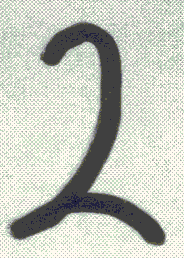
%> input picture img/Template_2.bmp, 184 x 258 px
$ octave --eval "result = findTemplateFD(imread('../img/Template_2.bmp'));"   (GNU Octave 9; MATLAB toolbox functions it lacks are replaced by stand-ins)
%> lines starting %> are read from the running program, lines starting %| are printed output that depends on the picture; in (x1, y1, x2, y2) boxes, pixels count from 0 and x2, y2 are one past the last pixel; in counts of white or black regions, pixels touching at a corner belong together; the program's own positions count from 1
### src/filterBoundariesByDiagLength.m
function B_chars = filterBoundariesByDiagLength(B_raw, min_diag, max_diag)
%filterBoundariesByDiagLength Returns B_chars, subset of array B_raw with diagonal within min_diag and max_diag
%   Detailed explanation goes here
B_chars = {};
for i = 1:length(B_raw)
    bounding_pts = B_raw{i};
    if size(bounding_pts,1) >= 4     % need at least 4 pixels to form a boundary around 1 pixel
        x = bounding_pts(:,1);
        y = bounding_pts(:,2);
        diag = sqrt((max(x) - min(x))^2 + (max(y) - min(y))^2);
        if diag > min_diag && diag < max_diag
            B_chars{end+1, 1} = bounding_pts;
        end
    end
end
end

### src/frdescp.m
function z = frdescp(s)
%FRDESCP Computes Fourier descriptors.
%   Z = FRDESCP(S) computes the Fourier descriptors of S, which is an
%   np-by-2 sequence of image coordinates describing a boundary.
%
%   Due to symmetry considerations when working with inverse Fourier
%   descriptors based on fewer than np terms, the number of points in
%   S when computing the descriptors must be even.  If the number of
%   points is odd, FRDESCP duplicates the end point and adds it at
%   the end of the sequence. If a different treatment is desired, the
%   sequence must be processed externally so that it has an even
%   number of points.
%
%   See function IFRDESCP for computing the inverse descriptors.

%   Copyright 2002-2004 R. C. Gonzalez, R. E. Woods, & S. L. Eddins
%   Digital Image Processing Using MATLAB, Prentice-Hall, 2004
%   $Revision: 1.4 $  $Date: 2003/10/26 23:13:28 $

% Preliminaries
[np, nc] = size(s);
if nc ~= 2
   error('S must be of size np-by-2.');
end
if np/2 ~= round(np/2);
   s(end + 1, :) = s(end, :);
   np = np + 1;
end

% Create an alternating sequence of 1s and -1s for use in centering
% the transform.
x = 0:(np - 1);
m = ((-1) .^ x)';

% Multiply the input sequence by alternating 1s and -1s to
% center the transform.
s(:, 1) = m .* s(:, 1);
s(:, 2) = m .* s(:, 2);
% Convert coordinates to complex numbers.
s = s(:, 1) + i*s(:, 2);
% Compute the descriptors.
z = fft(s);

### src/findTemplateFD.m
function z = findTemplateFD(img)
%FINDTEMPLATEFD Returns z, the Fourier Coefficients of the template in img

%transform to gray image
if ndims(img) == 3
    img=rgb2gray(img);
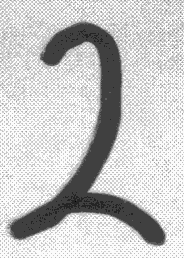
%> img: size 258x184 uint8; min 0, max 255, mean 197.5
end

[rows cols]=size(img);
%> rows = 258; cols = 184
%transform gray image to binary image (bwImg).
%As input image is RGB, resulting binary image may look a little different from
%original RGB image.
bwImg=im2bw(img,graythresh(img));
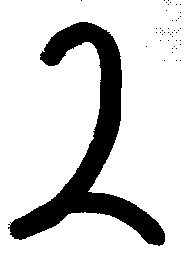
%> bwImg: size 258x184 logical; 81.9% white; 44 black regions (43 under 20 px), largest, box (x1, y1, x2, y2) and area: (8, 22, 165, 246) 8569

imageDiagonal = uint16(sqrt(rows^2 + cols^2));
%> imageDiagonal = 317
Bd=bwboundaries(bwImg,8,'holes');
%> Bd = 44 boundaries; largest, box (x1, y1, x2, y2) and points: (0, 0, 184, 258) 881, (8, 22, 165, 246) 773, (8, 224, 10, 225) 3, (10, 222, 11, 223) 2, (146, 46, 147, 47) 2
Bd_chars = filterBoundariesByDiagLength(Bd, 30, imageDiagonal- 30);
%> the loop in filterBoundariesByDiagLength, `for i = 1:length(B_raw)` made 44 passes
%> diag on passes 1, 3: 315.5, 272.1
%> bounding_pts on passes 2, 4, 5, 6, 7, 8: [225 9; 225 10; 225 9], [223 11; 223 11], [47 147; 47 147], [29 157; 29 157], [33 157; 33 157], [29 161; 29 161]
%> after the loop in filterBoundariesByDiagLength, `for i = 1:length(B_raw)`: B_chars = 1 item; x = 773 values, max 246 at index 611, min 23 at index 322, mean 144.2; y = 773 values, max 165 at index 597, min 9 at index 1, mean 90.96
%> Bd_chars = 1 item

BdPoints=Bd_chars{1};
%> BdPoints = 773 rows, first 12: [228 9; 228 10; 227 11; 226 11; 225 12; 224 12; 223 13; 222 14; 221 15; 220 16; 220 17; 220 18]
X=BdPoints(:,1);
%> X has the same summary as x in filterBoundariesByDiagLength
Y=BdPoints(:,2);
%> Y has the same summary as y in filterBoundariesByDiagLength
noPts=length(X);
%> noPts = 773

%discrete fourier transform
%s->original edge points,must be of size n-by-2.
%z->complex numbers, coefficients of fourier transform.
s=[X Y];
%> s has the same summary as BdPoints
z=frdescp(s);
%> in frdescp, `[np, nc] = size(s);`: nc = 2
%> in frdescp, `np = np + 1;`: np = 774
%> in frdescp, `x = 0:(np - 1);`: x = 774 values from 0 to 773
%> in frdescp, `m = ((-1) .^ x)';`: m = 774 values, max 1 at index 1, min -1 at index 2, mean 0
end

$ run again, on img/Template_C.bmp
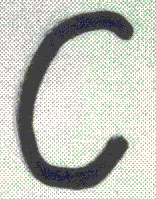
%> input picture img/Template_C.bmp, 156 x 199 px
%> in findTemplateFD, `img=rgb2gray(img);`:
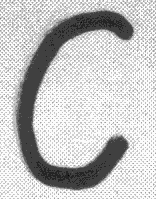
%> img: size 199x156 uint8; min 0, max 255, mean 193.9
%> in findTemplateFD, `bwImg=im2bw(img,graythresh(img));`:
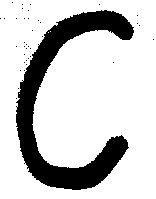
%> bwImg: size 199x156 logical; 79.5% white; 38 black regions (37 under 20 px), largest, box (x1, y1, x2, y2) and area: (16, 10, 134, 190) 6338
%> Bd = 45 boundaries; largest, box (x1, y1, x2, y2) and points: (0, 0, 156, 199) 707, (16, 10, 134, 190) 664, (19, 93, 20, 94) 2, (48, 32, 49, 33) 2, (50, 31, 51, 32) 2
%> the loop in filterBoundariesByDiagLength, `for i = 1:length(B_raw)` made 45 passes
%> diag on passes 1, 10: 251.5, 213.8
%> after the loop in filterBoundariesByDiagLength, `for i = 1:length(B_raw)`: B_chars = 1 item; x = 664 values, max 190 at index 535, min 11 at index 141, mean 103.1; y = 664 values, max 134 at index 177, min 17 at index 1, mean 66.58
%> Bd_chars = 1 item
%> BdPoints = 664 rows, first 12: [103 17; 102 18; 101 19; 100 20; 99 21; 98 20; 98 19; 97 19; 96 19; 95 19; 94 19; 93 19]
%> X has the same summary as x in filterBoundariesByDiagLength
%> Y has the same summary as y in filterBoundariesByDiagLength
%> noPts = 664
%> s has the same summary as BdPoints
%> nc = 2
%> in frdescp, `x = 0:(np - 1);`: x = 664 values from 0 to 663
%> m = 664 values, max 1 at index 1, min -1 at index 2, mean 0
